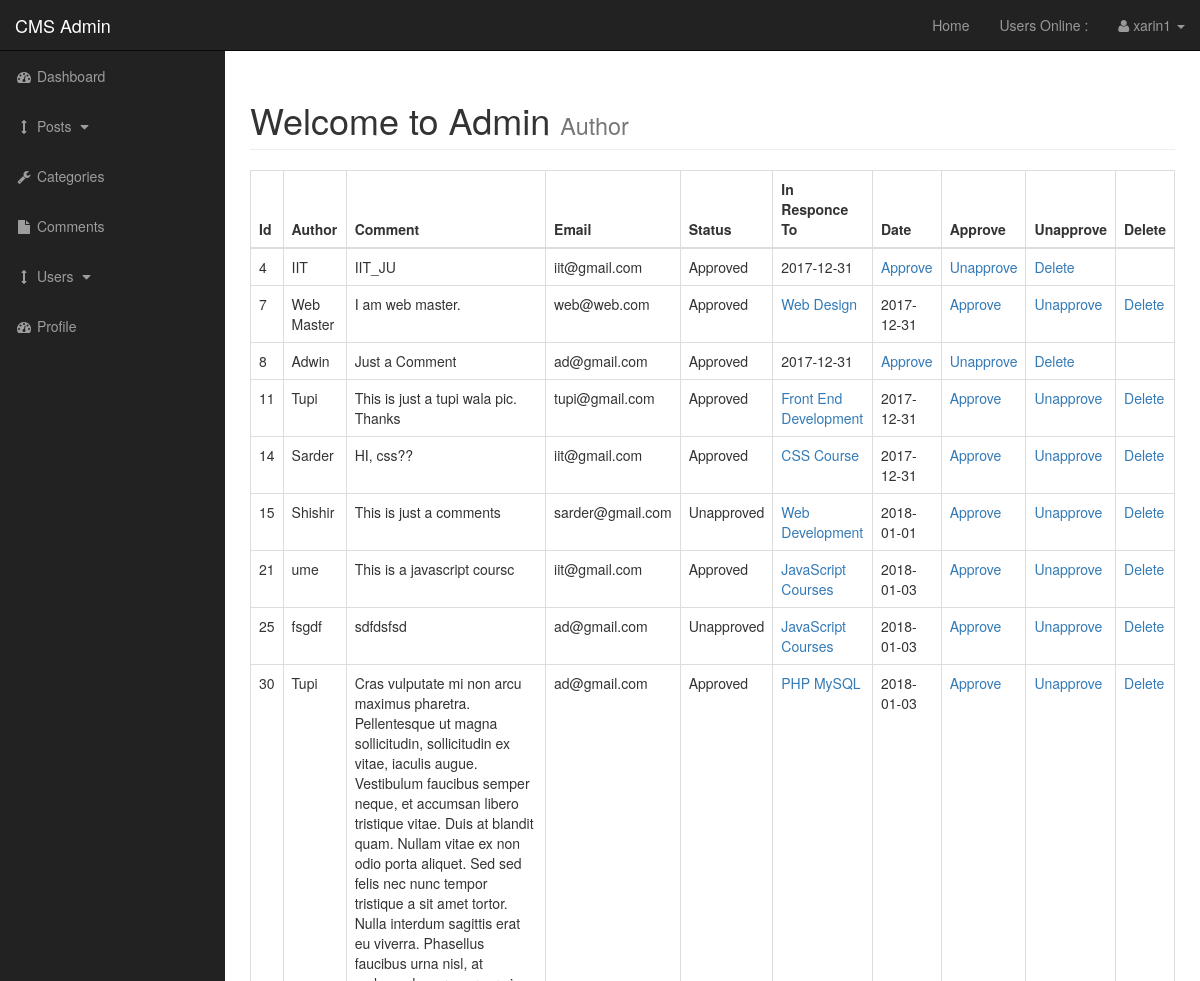
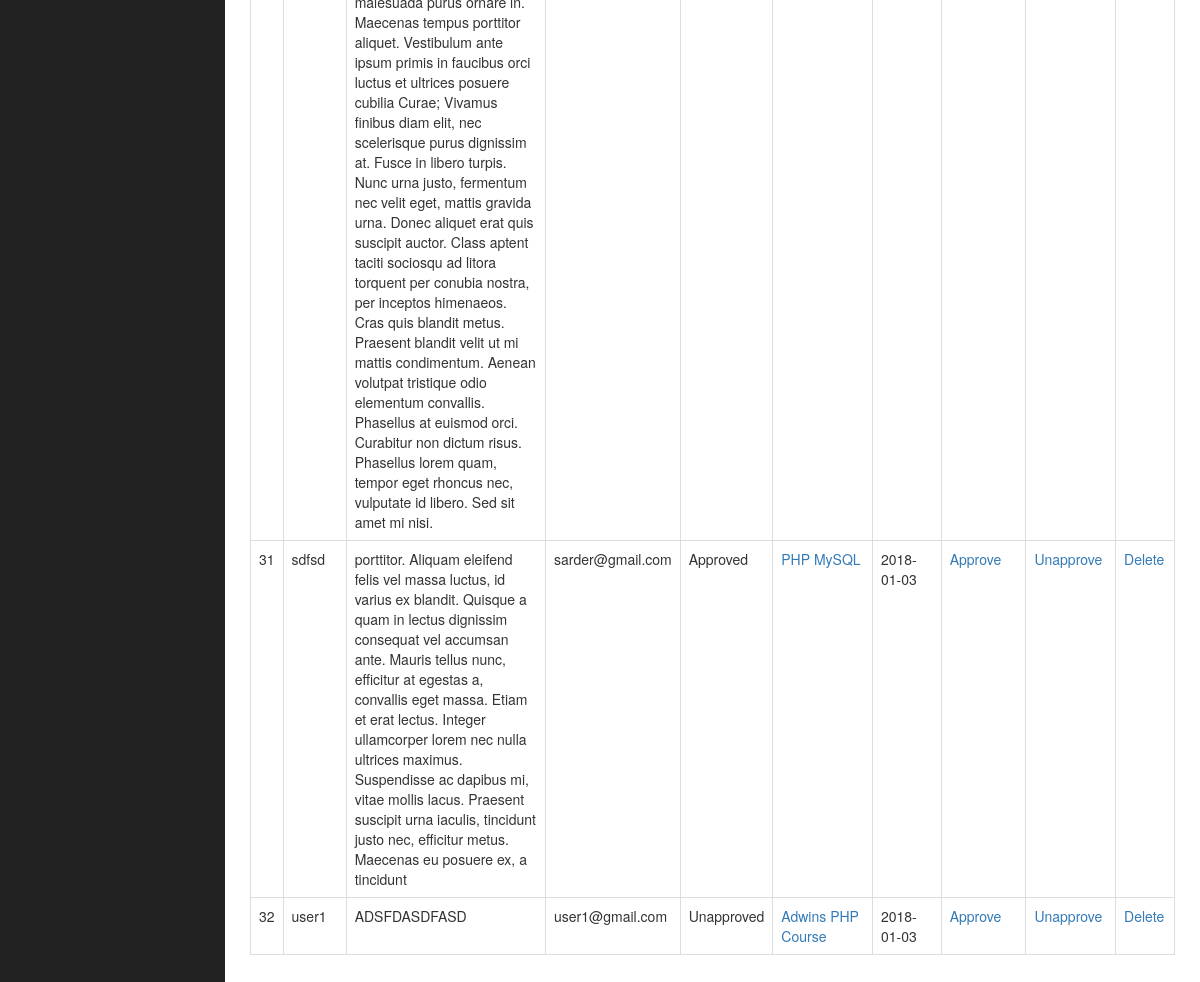
/admin/comments.php (signed in), run on the app's committed database (2 pictures, top to bottom).
### tables this page shows
CREATE TABLE `comments` (
  `comment_id` int(3) NOT NULL,
  `comment_post_id` int(3) NOT NULL,
  `comment_author` varchar(255) NOT NULL,
  `comment_email` varchar(255) NOT NULL,
  `comment_content` text NOT NULL,
  `comment_status` varchar(255) NOT NULL,
  `comment_date` date NOT NULL
);

CREATE TABLE `posts` (
  `post_id` int(3) NOT NULL,
  `post_category_id` int(3) NOT NULL,
  `post_title` varchar(255) NOT NULL,
  `post_author` varchar(255) NOT NULL,
  `post_user` varchar(255) NOT NULL,
  `post_date` date NOT NULL,
  `post_image` text NOT NULL,
  `post_content` text NOT NULL,
  `post_tags` varchar(255) NOT NULL,
  `post_comment_count` int(11) NOT NULL,
  `post_status` varchar(255) NOT NULL DEFAULT 'draft',
  `post_views_count` int(11) NOT NULL
);

### admin/includes/view_all_comments.php (the view, shortened to what this page needs)
<table class="table table-bordered table-hover">
    <thead>
        <tr>
            <th>Id</th>
            <th>Author</th>
            <th>Comment</th>
            <th>Email</th>
            <th>Status</th>
            <th>In Responce To</th>
            <th>Date</th>
            <th>Approve</th>
            <th>Unapprove</th>
            <th>Delete</th>
        </tr>
    </thead>
    <tbody>
        <?php
            $query = "SELECT * FROM comments";
            $select_comments = mysqli_query($connection, $query);
            while ($row = mysqli_fetch_assoc($select_comments)) {
                $comment_id = $row['comment_id'];
                $comment_post_id = $row['comment_post_id'];
                $comment_author = $row['comment_author'];
                $comment_content = $row['comment_content'];
                $comment_email = $row['comment_email'];
                $comment_status = $row['comment_status'];
                $comment_date = $row['comment_date'];
                echo "<tr>";
                    echo "<td>{$comment_id}</td>";
                    echo "<td>{$comment_author}</td>";
                    echo "<td>{$comment_content}</td>";
                    echo "<td>{$comment_email}</td>";
                    echo "<td>{$comment_status}</td>";
                    $query = "SELECT * FROM posts WHERE post_id = $comment_post_id";
                    $select_post_id_query = mysqli_query($connection, $query);
                    while ($row = mysqli_fetch_assoc($select_post_id_query)) {
                        $post_id = $row['post_id'];
                        $post_title = $row['post_title'];
                        echo "<td><a href='../post.php?p_id=$post_id'>$post_title</a></td>";
                    }
                    echo "<td>{$comment_date}</td>";
                    echo "<td><a href='comments.php?approve=$comment_id'>Approve</a></td>";
                    echo "<td><a href='comments.php?unapprove=$comment_id'>Unapprove</a></td>";
                    echo "<td><a href='comments.php?delete=$comment_id'>Delete</a></td>";
                echo "</tr>";
            }
        ?>
    </tbody>
</table>

### admin/css/sb-admin.css (style rules this page uses)
body { margin-top: 100px; background-color: #222; }
@media (min-width:768px) { body { margin-top: 50px; } }

### data on the page
comments: comment_id "4", comment_author "IIT", comment_content "IIT_JU", comment_email "iit@gmail.com", comment_status "Approved", comment_date "2017-12-31"
comments: comment_id "7", comment_author "Web Master", comment_content "I am web master.", comment_email "web@web.com", comment_status "Approved", comment_date "2017-12-31"
posts: post_title "Web Design"
comments: comment_id "8", comment_author "Adwin", comment_content "Just a Comment", comment_email "ad@gmail.com", comment_status "Approved", comment_date "2017-12-31"
comments: comment_id "11", comment_author "Tupi", comment_content "This is just a tupi wala pic. Thanks", comment_email "tupi@gmail.com", comment_status "Approved", comment_date "2017-12-31"
posts: post_title "Front End Development"
comments: comment_id "14", comment_author "Sarder", comment_content "HI, css??", comment_email "iit@gmail.com", comment_status "Approved", comment_date "2017-12-31"
posts: post_title "CSS Course"
comments: comment_id "15", comment_author "Shishir", comment_content "This is just a comments", comment_email "sarder@gmail.com", comment_status "Unapproved", comment_date "2018-01-01"
posts: post_title "Web Development"
comments: comment_id "21", comment_author "ume", comment_content "This is a javascript coursc", comment_email "iit@gmail.com", comment_status "Approved", comment_date "2018-01-03"
posts: post_title "JavaScript Courses"
comments: comment_id "25", comment_author "fsgdf", comment_content "sdfdsfsd", comment_email "ad@gmail.com", comment_status "Unapproved", comment_date "2018-01-03"
comments: comment_id "30", comment_author "Tupi", comment_content "Cras vulputate mi non arcu maximus pharetra. Pellentesque ut magna sollicitudin, sollicitudin ex vitae, iaculis augue. Vestibulum faucibus semper neque, et accumsan libero tristique vitae. Duis at blandit quam. Nullam vitae ex non odio porta aliquet. Sed sed felis nec nunc tempor tristique a sit amet tortor. Nulla interdum sagittis erat eu viverra. Phasellus faucibus urna nisl, at malesuada purus ornare in. Maecenas tempus porttitor aliquet. Vestibulum ante ipsum primis in faucibus orci luctus et ultrices posuere cubilia Curae; Vivamus finibus diam elit, nec scelerisque purus dignissim at. Fusce in libero turpis. Nunc urna justo, fermentum nec velit eget, mattis gravida urna. Donec aliquet…", comment_email "ad@gmail.com", comment_status "Approved", comment_date "2018-01-03"
posts: post_title "PHP MySQL"
comments: comment_id "31", comment_author "sdfsd", comment_content "porttitor. Aliquam eleifend felis vel massa luctus, id varius ex blandit. Quisque a quam in lectus dignissim consequat vel accumsan ante. Mauris tellus nunc, efficitur at egestas a, convallis eget massa. Etiam et erat lectus. Integer ullamcorper lorem nec nulla ultrices maximus. Suspendisse ac dapibus mi, vitae mollis lacus. Praesent suscipit urna iaculis, tincidunt justo nec, efficitur metus. Maecenas eu posuere ex, a tincidunt", comment_email "sarder@gmail.com", comment_status "Approved", comment_date "2018-01-03"
comments: comment_id "32", comment_author "user1", comment_content "ADSFDASDFASD", comment_email "user1@gmail.com", comment_status "Unapproved", comment_date "2018-01-03"
posts: post_title "Adwins PHP Course"

### other printed values
$username "xarin1"
